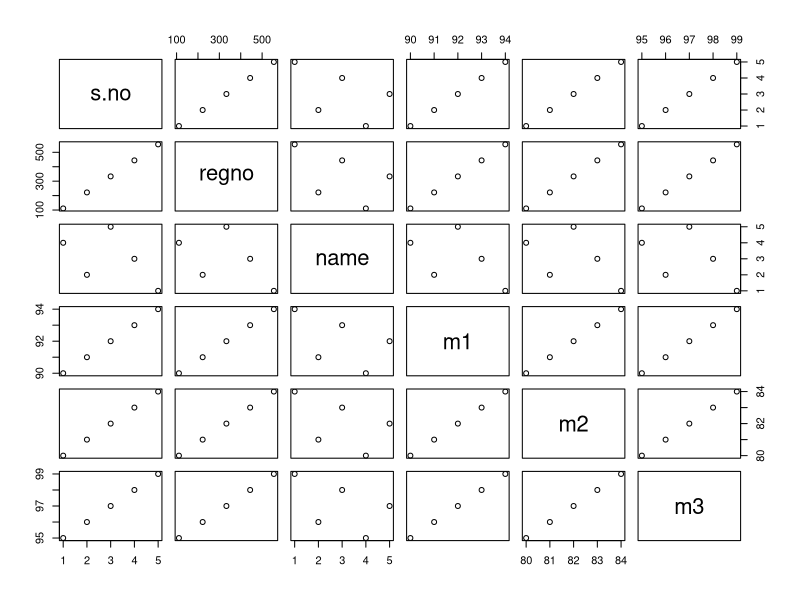

Recreate this plot in R.
v1 = c(1:10)
typeof(v1)
s.no<-c(1,2,3,4,5)
regno<-c(111,222,333,444,555)
name<-c('Noumaan','Nayeem','shoaib','Nissar','farzana')
m1<-c(90,91,92,93,94)
m2<-c(80,81,82,83,84)
m3<-c(95,96,97,98,99)
d<-data.frame(s.no,regno,name,m1,m2,m3)
print(d)

rb<-rbind(s.no,regno,name,m1,m2,m3)
rb
cb<-cbind(s.no,regno,name,m1,m2,m3)
cb
seq(1,4,by=0.5)
plot(d)
head(d)
tail(d)
summary(d)
str(d)
d$s.no
d[3,3]
mat = matrix(seq(1:3),3,3)
mat
